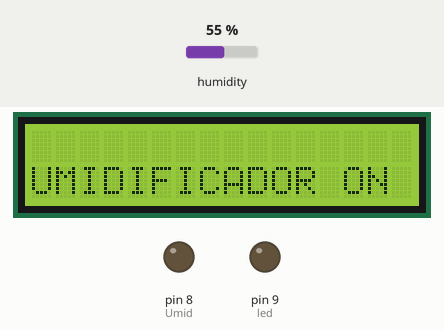
Recording of a sketch running on a simulated Arduino Uno, built with avr-gcc and run on an emulated ATmega328P. On the bench: 16×2 character LCD, output pins drawn as LEDs (lit = HIGH). The test bench sets the inputs (shaded band); at power-on: humidity 55 %. What the sketch prints to the serial monitor is not drawn.

Above: at 1.2 s.
1.3 s: humidity set to 59 %
At 2.9 s:
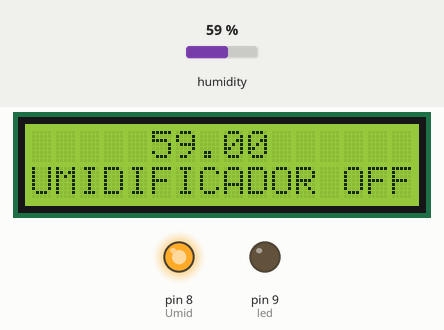
4.2 s: humidity set to 62 %
At 7.2 s:
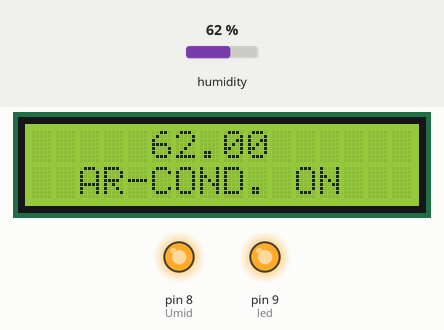
7.5 s: humidity set to 57 %
At 9.0 s:
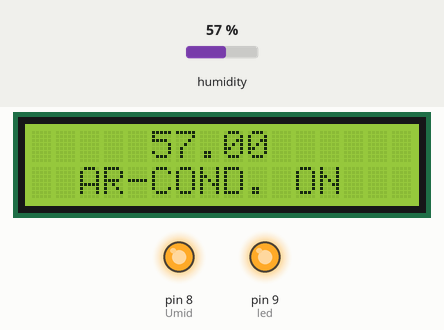
10.4 s: humidity set to 54 %
At 12.5 s:
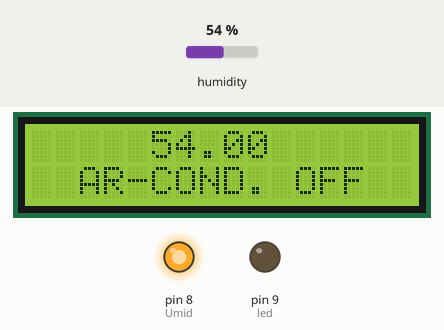
Timing chart, 0 to 14.0 s (numbered marks = the images above; inputs shaded):
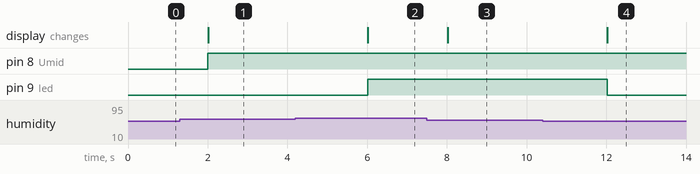

The sketch:

main.ino
```cpp
#include <Arduino.h>
#include <DHT.h>
#include <DHT_U.h>
#include <LiquidCrystal.h>

LiquidCrystal lcd(7,6,5,4,3,2);

#define DHTPIN A0
#define DHTTYPE DHT11

#define Umid 8
#define led 9

#define UR_MAX 60
#define UR_IDEAL 55
#define UR_MIN 50

#define INTERVALO_LEITURA 2000 //Intervalo de leitura do DHT11

float umidade;

int estado = 0; //estado 0 = Ar Ideal / estado -1 = Umidificador ligado / estado 1 = Ar(led) ligado
unsigned long controleLeitura;

DHT_Unified dht(DHTPIN, DHTTYPE);

void setup() {
  Serial.begin(9600);

  pinMode(Umid, OUTPUT);
  pinMode(led, OUTPUT);

  lcd.begin(16, 2);
  lcd.clear();

  dht.begin();
}

void loop() {


  if(millis() - controleLeitura > INTERVALO_LEITURA){

  sensors_event_t event;
  dht.humidity().getEvent(&event);
  umidade = event.relative_humidity;

    if (isnan(umidade)) {
      Serial.println(F("Error reading humidity!"));

    }else {

      Serial.print("Umidade= ");
      Serial.print(umidade);
      Serial.println(F("%"));

      //Imprime apenas os valores de Umidade no LCD
      lcd.setCursor(5, 0);
      lcd.print(umidade);


      controleLeitura = millis();
    }
    }

    switch (estado)
    {
      case 0:
        if(umidade < UR_MIN){
          estado = -1;
          digitalWrite(Umid, LOW);

          //Imprime o estado do Umidificador no LCD
          lcd.setCursor(0, 1);
          lcd.print("UMIDIFICADOR ON ");

        }else if(umidade > UR_MAX){
          estado = 1;
          digitalWrite(led, HIGH);

          //Imprime o estado do Ar Cond. no LCD
          lcd.setCursor(0, 1);
          lcd.print("  AR-COND. ON   ");
        }

      break;

      case -1:
        if(umidade >= UR_IDEAL){
          estado = 0;
          digitalWrite(Umid, HIGH);

          //Imprime o estado do Umidificador no LCD
          lcd.setCursor(0, 1);
          lcd.print("UMIDIFICADOR OFF");
        }

      break;

      case 1:
        if(umidade <= UR_IDEAL){
          estado = 0;
          digitalWrite(led, LOW);

          //Imprime o estado do Ar Cond. no LCD
          lcd.setCursor(0, 1);
          lcd.print("  AR-COND. OFF  ");
        }
      break;

    }

}
```

Measured:
- the behaviour switches between 60 and 61 % on humidity (found by bisection; images 1 and 2)
- the behaviour switches between 56 and 55 % on humidity (found by bisection; images 3 and 4)
- after the input at 1.3 s, the display: changes after 0.71 s (image 1)
- after the input at 4.2 s, pin 9 (led): LOW → HIGH after 1.8 s; the display: changes after 1.8 s (image 2)
- after the input at 7.5 s, the display: changes after 0.52 s (image 3)
- after the input at 10.4 s, pin 9 (led): HIGH → LOW after 1.6 s; the display: changes after 1.6 s (image 4)
